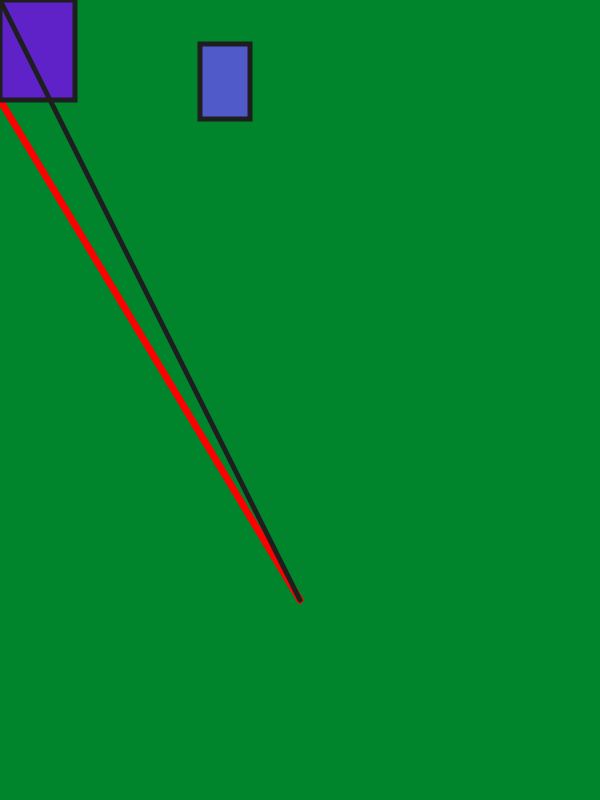
Frame 1 (no input)
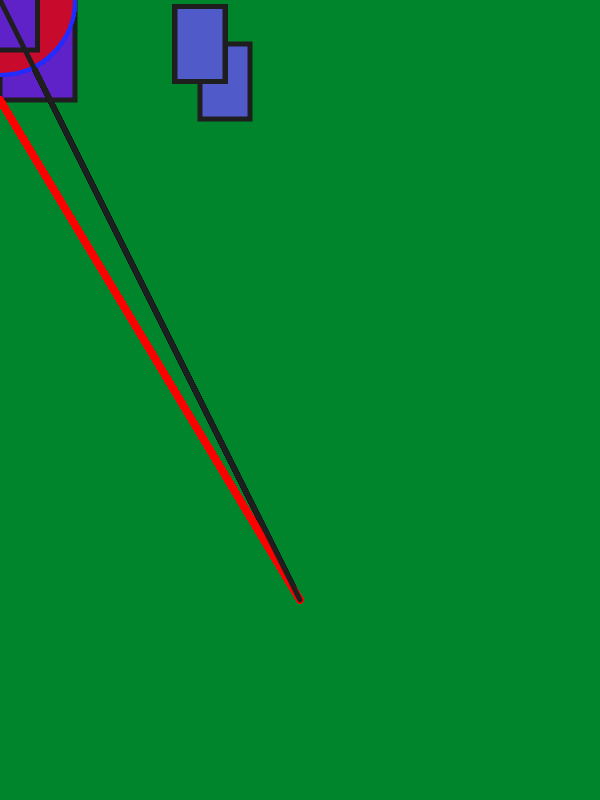
Frame 60 (no input)
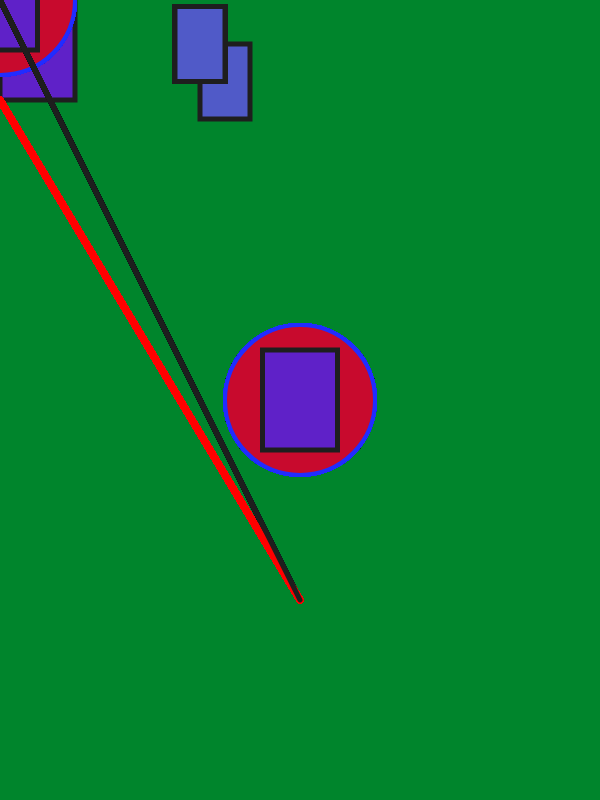
Frame 120 (the mouse pressed at the canvas centre since frame 60)

The p5.js sketch that drew these frames (run headless with seeded random() and noise() and a simulated clock; from frame 60 on, the mouse is pressed at the canvas centre):

// p5.js sketch
// ── sketch.js
//FA205 By Christina Loughlin Modules 0-2


function setup() {
  createCanvas(600, 800);
  background(0,133,44);
}

function draw() {
  
  stroke (33, 44,255);
  strokeWeight (4);
  fill (0,0,177,33);
  circle (mouseX,mouseY,33);
  //this is the little blue circle top left corner
  fill (120,0,33);
  circle (mouseX,mouseY,150);
  fill (200,10,45);
  circle (mouseX, mouseY, 150);
  //this is the circle with line through
  stroke (255,0,0);
  strokeWeight (7);
  fill (80,90,200);
  line (0,100,300,600)
  stroke (30);
  strokeWeight (5);
  rect(200,44,50,75);
  fill (95,33,200,255);
  //noStroke ();
  rect(mouseX,mouseY,75,100);
  line(0,0,300,600);
  rectMode(CENTER);
  
  
  
  
  
  
}

 
